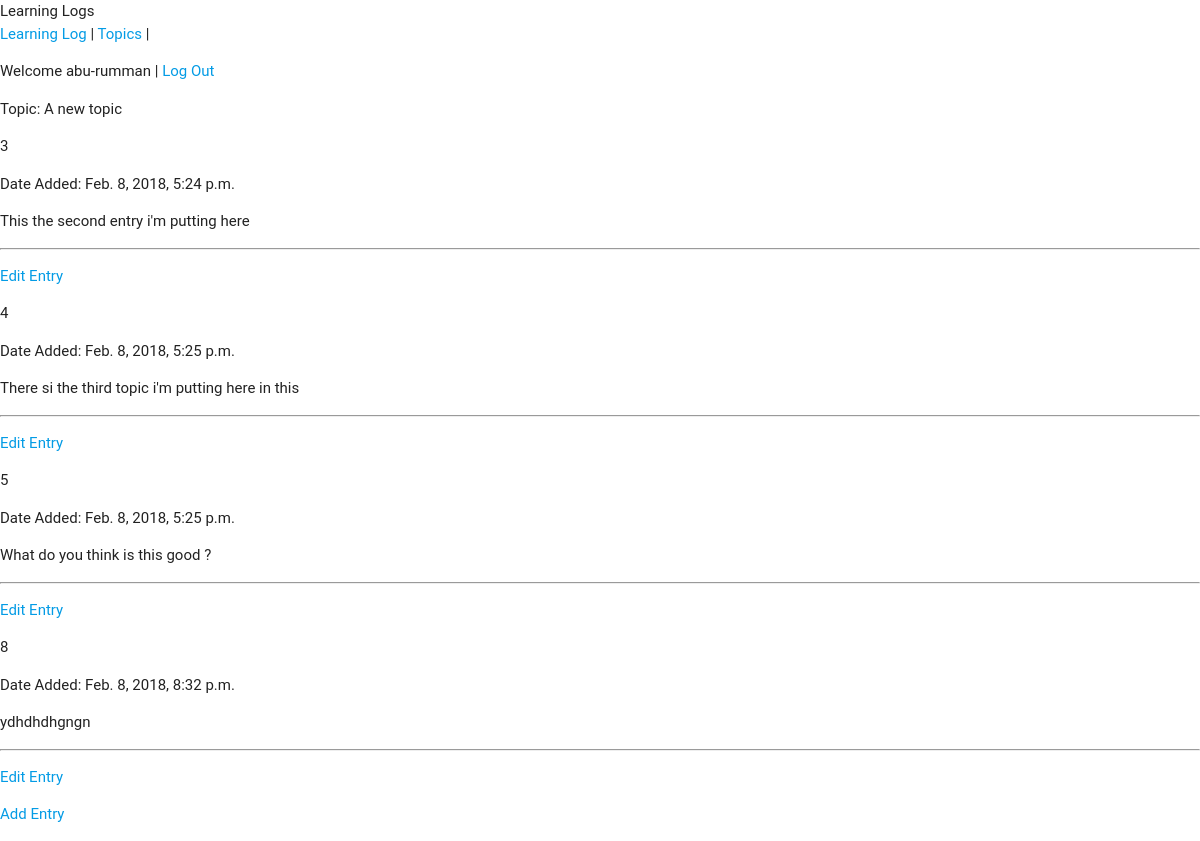
/learninglog/topic/3/ (signed in), run on the app's committed database.
### learninglog/models.py (models this page shows)
class Topic(models.Model):
    text = models.CharField(max_length = 200)
    date_added = models.DateField(auto_now_add = True)
    owner = models.ForeignKey(User)
    def __str__(self):
        return self.text

class Entry(models.Model):
    topic = models.ForeignKey(Topic, on_delete = models.CASCADE)
    text = models.TextField()
    date_added = models.DateTimeField(auto_now_add = True)
    class Meta:
        verbose_name_plural = 'Entries'
    def __str__(self):
        return self.text[:50]

### learninglog/views.py (the view)
# urls.py: url(r'^topic/(?P<topic_id>\d+)/$', views.topic, name = 'topic'),
@login_required
def topic(request, topic_id):
    topic = Topic.objects.get(id = topic_id)
    topic_entry = topic.entry_set.all()
    if topic.owner != request.user:
        raise Http404
    context = {'topic': topic, 'topic_entry': topic_entry}
    return render(request, 'learninglog/topic.html', context)

### learninglog/templates/learninglog/topic.html
{% extends 'learninglog/header.html'%}
{% block content%}
<p>
  Topic: {{ topic }}
</p>
{% for entry in topic_entry %}
<p>
  {{ entry.id }}
</p>
<p>
Date Added:  {{ entry.date_added}}
</p>
<p> {{ entry|linebreaks }} </p>
<hr />
<p>
  <a href='{% url 'learninglog:edit_entry' entry.id %}'>Edit Entry</a>
</p>
{% empty%}
<p>No Entries for this Topic</p>
{% endfor %}
<p>
  <a href='{% url 'learninglog:add_entry' topic.id %}'> Add Entry </a>
</p>
{% endblock %}

### learninglog/templates/learninglog/header.html (shortened to what this page needs)
{% load staticfiles %}
<!doctype html>
<html>
<head>
<link rel="stylesheet" type="text/css" href="{% static 'css/materialize.css' %}" media="screen,projection"/>
<html lang="en">
</head>
<body>
  <header>
  <div>
    Learning Logs
  </div>
  </header>
  <a href='{% url 'learninglog:home' %}'>Learning Log</a> |
  <a href='{% url 'learninglog:topics' %}'>Topics</a> |
  <p>
    {% if user.is_authenticated %}
    Welcome {{ user.username }} |
    <a href='{% url "users:logout" %}'>Log Out</a>
    {% else %}
    <a href="{% url 'users:login' %}">Log In</a> |
    <a href="{% url 'users:sign_up' %}">Sign Up</a>
    {% endif%}
  </p>
  {% block content %}
  {% endblock content %}
</body>
</html>

### data on the page
Topic: text "A new topic"
Entry: id "3", date_added "Feb. 8, 2018, 5:24 p.m.", text "This the second entry i'm putting here"
Entry: id "4", date_added "Feb. 8, 2018, 5:25 p.m.", text "There si the third topic i'm putting here in this"
Entry: id "5", date_added "Feb. 8, 2018, 5:25 p.m.", text "What do you think is this good ?"
Entry: id "8", date_added "Feb. 8, 2018, 8:32 p.m.", text "ydhdhdhgngn"

### other printed values
{{ user.username }} "abu-rumman"
